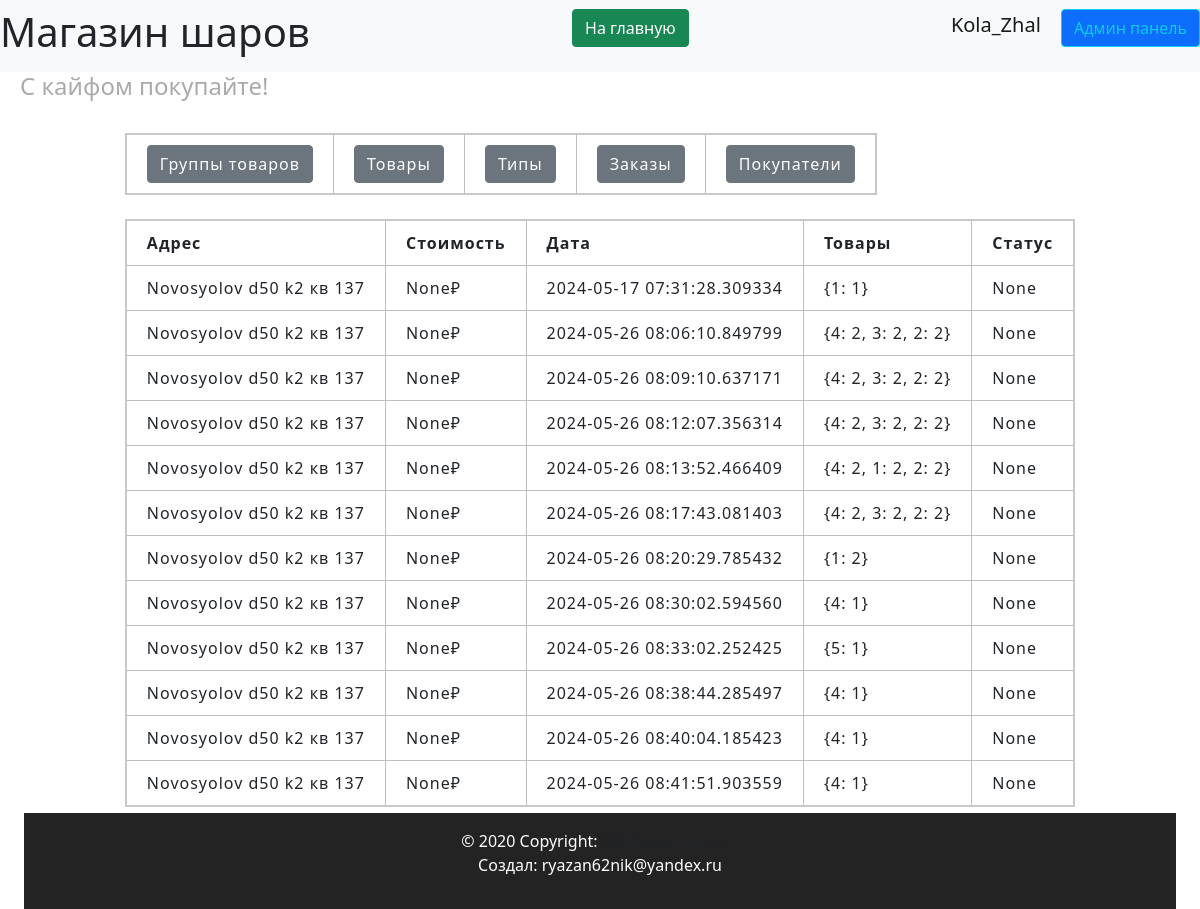
Page /admin/orders (signed in) on the earlier database version.
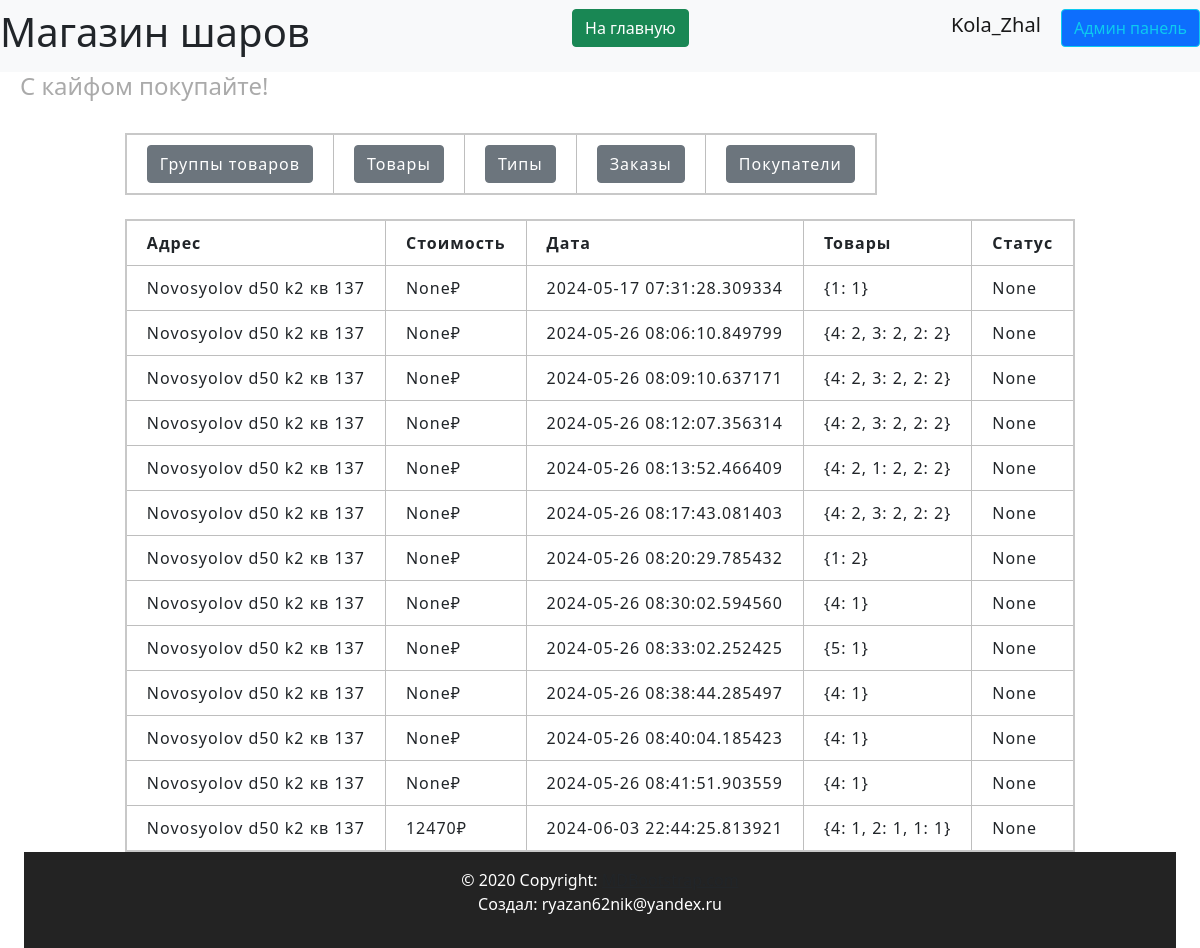
Same page on the later database version.
### data/users.py (models this page shows, shortened)
class User(SqlAlchemyBase, UserMixin, SerializerMixin):
    __tablename__ = 'users'
    id = sqlalchemy.Column(sqlalchemy.Integer,
                           primary_key=True, autoincrement=True)
    name = sqlalchemy.Column(sqlalchemy.String, nullable=True)
    tel = sqlalchemy.Column(sqlalchemy.String, nullable=True)
    email = sqlalchemy.Column(sqlalchemy.String,
                              index=True, unique=True, nullable=True)
    hashed_password = sqlalchemy.Column(sqlalchemy.String, nullable=True)
    created_date = sqlalchemy.Column(sqlalchemy.DateTime,
                                     default=datetime.datetime.now)
    basket = sqlalchemy.Column(sqlalchemy.String, default='{}')
    admin = sqlalchemy.Column(sqlalchemy.Boolean, default=False)
    tg_id = sqlalchemy.Column(sqlalchemy.String, nullable=True)
    confirmed = sqlalchemy.Column(sqlalchemy.Boolean, default=False)
    address = sqlalchemy.Column(sqlalchemy.String, nullable=True)
    orders = orm.relationship("Order", back_populates='user')

### data/orders.py (models this page shows)
class Order(SqlAlchemyBase):
    __tablename__ = 'orders'
    id = sqlalchemy.Column(sqlalchemy.Integer,
                           primary_key=True, autoincrement=True)
    address = sqlalchemy.Column(sqlalchemy.String, nullable=True)
    cost = sqlalchemy.Column(sqlalchemy.Integer, nullable=True)
    created_date = sqlalchemy.Column(sqlalchemy.DateTime,
                                     default=datetime.datetime.now)
    is_cost = sqlalchemy.Column(sqlalchemy.Boolean, default=False)
    content = sqlalchemy.Column(sqlalchemy.String)
    status = sqlalchemy.Column(sqlalchemy.String, nullable=True)
    data = sqlalchemy.Column(sqlalchemy.String, nullable=True)
    how_pay = sqlalchemy.Column(sqlalchemy.Integer, nullable=True)
    user_id = sqlalchemy.Column(sqlalchemy.Integer,
                                sqlalchemy.ForeignKey("users.id"))
    to_date = sqlalchemy.Column(sqlalchemy.DateTime,
                                nullable=True)
    user = orm.relationship('User')

### server.py (the view)
@app.route('/admin/orders', methods=['GET', 'POST'])
@login_required
def admin_orders():
    if current_user.admin:
        db_sess = db_session.create_session()
        orders = db_sess.query(Order).all()
        return render_template('pages/admin_orders.html', title='Админ панель',
                               orders=orders)

### data/db_session.py (called while the page is built)
def create_session() -> Session:
    global __factory
    return __factory()

### server.py (called while the page is built)
@login_manager.user_loader
def load_user(user_id):
    db_sess = db_session.create_session()
    return db_sess.query(User).get(user_id)

### templates/pages/admin_orders.html
{% extends "pages/base_admin.html" %}
{% block admincontent %}
<br>
<div>
    <table>
        <tr>
            <th>Адрес</th>
            <th>Стоимость</th>
            <th>Дата</th>
            <th>Товары</th>
            <th>Статус</th>
        </tr>
        {% for order in orders %}
        <tr>
            <td>{{ order.address }}</td>
            <td>{{ order.cost }}₽</td>
            <td>{{ order.created_date }}</td>
            <td>{{ order.content }}</td>
            <td>{{ order.status }}</td>
        </tr>
        {% endfor %}
    </table>
</div>
{% endblock %}

### templates/pages/base_admin.html
{% extends "base.html" %}
{% block content %}
<br>
<div>
    <table>
        <tr>
            <th><a href="/admin/productsgroups" class="btn btn-secondary">Группы товаров</a></th>
            <th><a href="/admin/products" class="btn btn-secondary">Товары</a></th>
            <th><a href="/admin/types" class="btn btn-secondary">Типы</a></th>
            <th><a href="/admin/orders" class="btn btn-secondary">Заказы</a></th>
            <th><a href="/admin/users" class="btn btn-secondary">Покупатели</a></th>
        </tr>
    </table>
</div>
<div>
    {% block admincontent %}{% endblock %}
</div>
{% endblock %}

### templates/base.html (shortened to what this page needs)
<!doctype html>
<html lang="ru">
<head>
    <link rel="stylesheet" href="{{ url_for('static', filename='css/bootstrap.min.css') }}">
    <link rel="stylesheet" href="{{ url_for('static', filename='css/header.css') }}">
    <link rel="stylesheet" href="{{ url_for('static', filename='css/footer.css') }}">
    <link rel="stylesheet" href="{{ url_for('static', filename='css/style.css') }}">
    <link rel="stylesheet" href="{{ url_for('static', filename='css/mystyle.css') }}">
</head>
<body>
{% include 'includes/header.html' %}
<div class="container">
    <main>
        {% block content %}
        {% endblock %}
    </main>
    {% include 'includes/footer.html' %}
</div>
</body>
</html>

### templates/includes/header.html
<header>
    <nav class="navbar navbar-light bg-light">
        <h1> Магазин шаров</h1>
        <p align="right">
            <a href="/index" class="btn btn-success"> На главную </a>
        </p>
        {% if current_user.is_authenticated %}
        <p align="right">
            <a class="navbar-brand" href="/logout">{{ current_user.name }}</a>
            {% if current_user.admin%}
            <a class="btn btn-primary btn btn-outline-info mr-2" href="/admin/products">Админ панель</a>
            {% endif %}
            {% else %}
        <p align="right">
            <a class="btn btn-primary " href="/register">Зарегистрироваться</a>
            <a class="btn btn-success" href="/login">Войти</a>
        </p>
        {% endif %}
    </nav>
    <h4 align="left">С кайфом покупайте!</h4>
</header>

### templates/includes/footer.html
<footer class="bg-body-tertiary text-center text-lg-start">
  <div class="text-center p-3">
    © 2020 Copyright:
    <a class="text-body" href="https://mdbootstrap.com/">MDBootstrap.com</a>
    <p>Создал: ryazan62nik@yandex.ru</p>
  </div>
</footer>

### static/css/header.css (style rules this page uses)
:root { --main-color: #0179FA; --second-color: white; }

### static/css/footer.css (style rules this page uses)
:root { --main-color: #111111; --second-color: white; }
footer { background-color: var(--main-color); }

### static/css/style.css (style rules this page uses)
:root { --main-color: #0179FA; --second-color: #ffffff; --thirdly_color: #629ee3; }
body { background-color: var(--second-color); }

### static/css/mystyle.css (style rules this page uses)
html { --firstly-color: white; --secondary-color: rgba(91, 82, 212, 0.837); --thirdly-color: rgb(99, 96, 105); --fourly-color: rgb(144, 182, 242); --black: rgb(35, 35, 35); --dark-blue: #12191D; --white: #FFFFFF; --green: #33FF00; --caribbean: #00E197; --light-green: #8EEF8C; --turquoise: #12EEFF; --pink: #F053D5; --red: #FE785A; --gray-900: #0C1114; --gray-700: #242A2C; --gray-650: #495257; --gray-600: #424B4F; --gray-500: #495257; --gray-300: #8D979E; --gray-200: #ACB4B9; --gray-150: #AEB6BB; --gray-100: #EEF1F3; --gray-50: #F6F8F9; }
h4 { padding-left: 20px; color: #aaaaaa; }
table { border-collapse: collapse; border: 2px solid rgb(200, 200, 200); letter-spacing: 1px; }
td, th { border: 1px solid rgb(190, 190, 190); padding: 10px 20px; }
footer { clear: both; padding: 0; background: var(--black); color: #FFFFFF; overflow: hidden; min-width: 100; }
.container { display: flex; flex-direction: column; min-height: 100vh; min-width: 98vw; justify-content: space-evenly; }
main { flex: 1; max-width: 98vw; justify-content: center; display: block; margin: 0 auto; text-align: left; }
body { margin: 0; padding: 0; text-align: center; }

Differences in the rows shown:
added Order: address "Novosyolov d50 k2 кв 137", cost "12470", created_date "2024-06-03 22:44:25.813921", content "{4: 1, 2: 1, 1: 1}", status "None"
